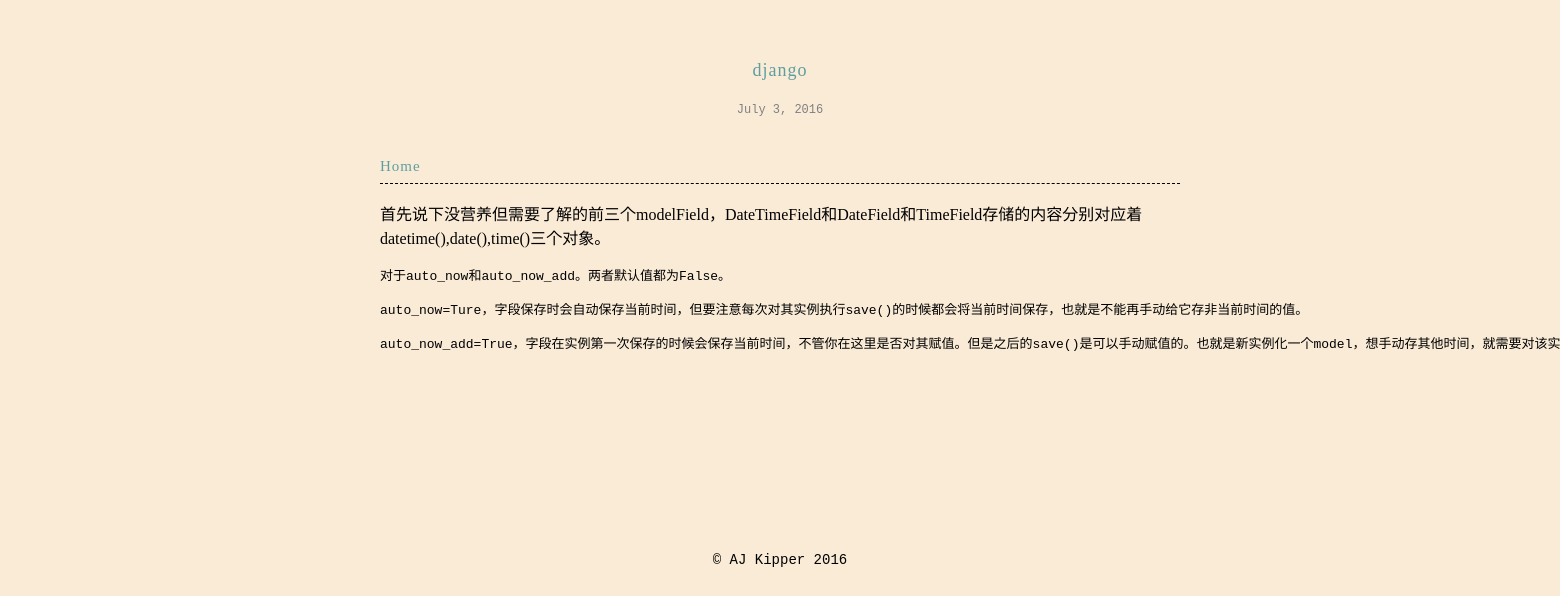
/django/, run on the app's committed database.
### article/models.py (models this page shows, shortened)
class Article(models.Model) :
    title = models.CharField(max_length = 100)  #博客题目
    category = models.CharField(max_length = 50, blank = True)  #博客标签
    date_time = models.DateField(auto_now_add=True)  #博客日期
    content = models.TextField(blank = True, null = True)  #博客文章正文
    class Meta:  #按时间下降排序
        ordering = ['-date_time']

### article/views.py (the view)
# urls.py: url(r'^(?P<post_title>.*?)/$', 'article.views.post_detail', name='post_detail'),
def post_detail(request, post_title):
    post_list = Article.objects.all()
    for post in post_list:
        if post.title == post_title:
            return render(request, 'post.html', {'post': post})
        else:
            pass

### templates/post.html (shortened to what this page needs)
{% load static %}
{% load markdown_deux_tags %}
<!DOCTYPE html>
<html lang="en">
<head>
</head>
<body class="background">
{% block content %}
<div class="div-post">
            <header class="post-header">
                    <p class="post-title">
                        {{ post.title }}
                </p>
                 <a class="post-date">{{ post.date_time }}</a>
            </header>
</div>
<div class="div-content">
    <a class="post-title" href="http://120.27.46.91:8000/" style="font-size: 15px;">
        Home
    </a>
    <hr style="height:1px;border:none;border-top:1px dashed black;" />
    <p class="content">
    {{ post.content|markdown:"article"}}
    </p>
</div>
{% endblock %}
<div class="footer">
    <p class="subhead">© AJ Kipper 2016</p>
</div>
</body>
</html>

### templates/post.html (style rules this page uses)
A { text-decoration: NONE }
.background { background-color: antiquewhite; }
.subhead { font-size: 14px; font-family: "Courier New"; }
.content { font-size: 14px; font-family: "Courier New"; }
.post-date { width: 88px; font-style: normal; font-size: 12px; text-align: left; font-family: "Courier New"; overflow: hidden; text-overflow: hidden; white-space: nowrap; course:hand; color: grey; }
.post-title { font-family:"Microsoft Sans Serif"; font-size: 18px; word-spacing:8px; letter-spacing: 1px; color: cadetblue; }
.div-post { margin: auto; margin-top: 60px; width: 400px; text-align: center; }
.div-content { margin: auto; margin-top: 40px; width: 800px; text-align: left; }
.footer { font-size: 16px; text-align: center; margin-top: 200px; }

### data on the page
Article: title "django", date_time "July 3, 2016", content "首先说下没营养但需要了解的前三个modelField，DateTimeField和DateField和TimeField存储的内容分别对应着datetime(),date(),time()三个对象。 对于auto_now和auto_now_add。两者默认值都为False。 auto_now=Ture，字段保存时会自动保存当前时间，但要注意每次对其实例执行save()的时候都会将当前时间保存，也就是不能再手动给它存非当前时间的值。…"
